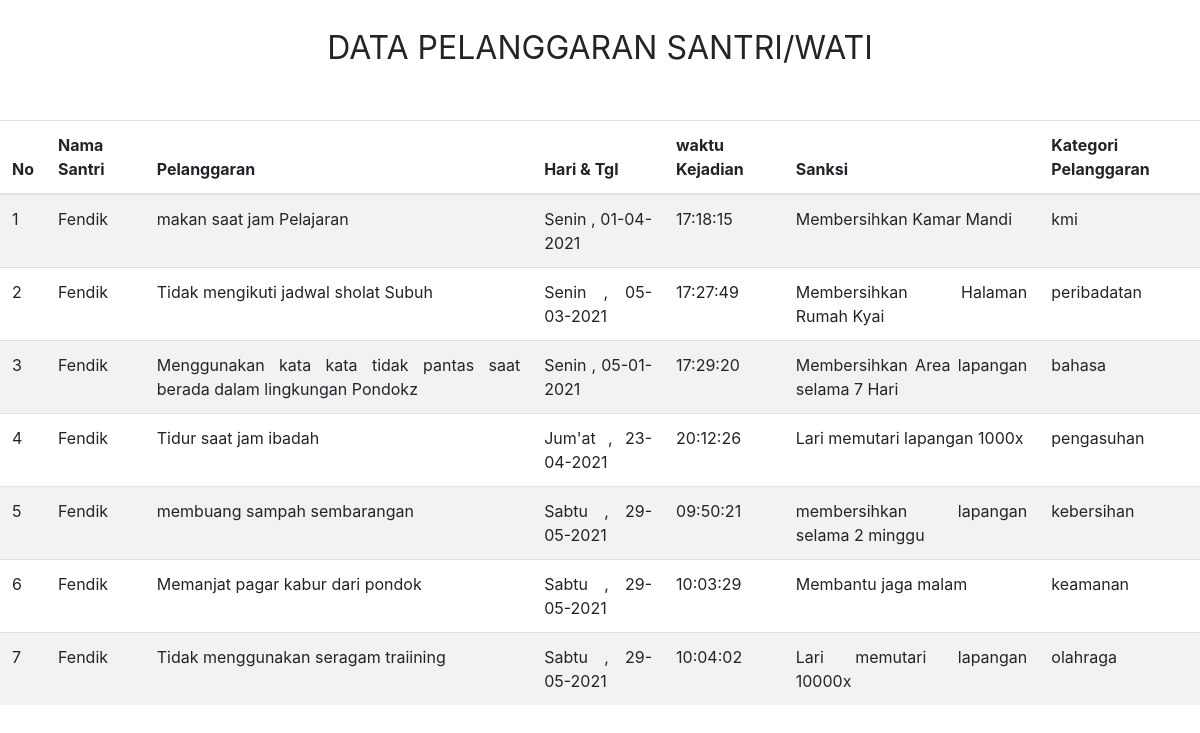
The app's page /index.php/admin/laporan/l_pel, older data.
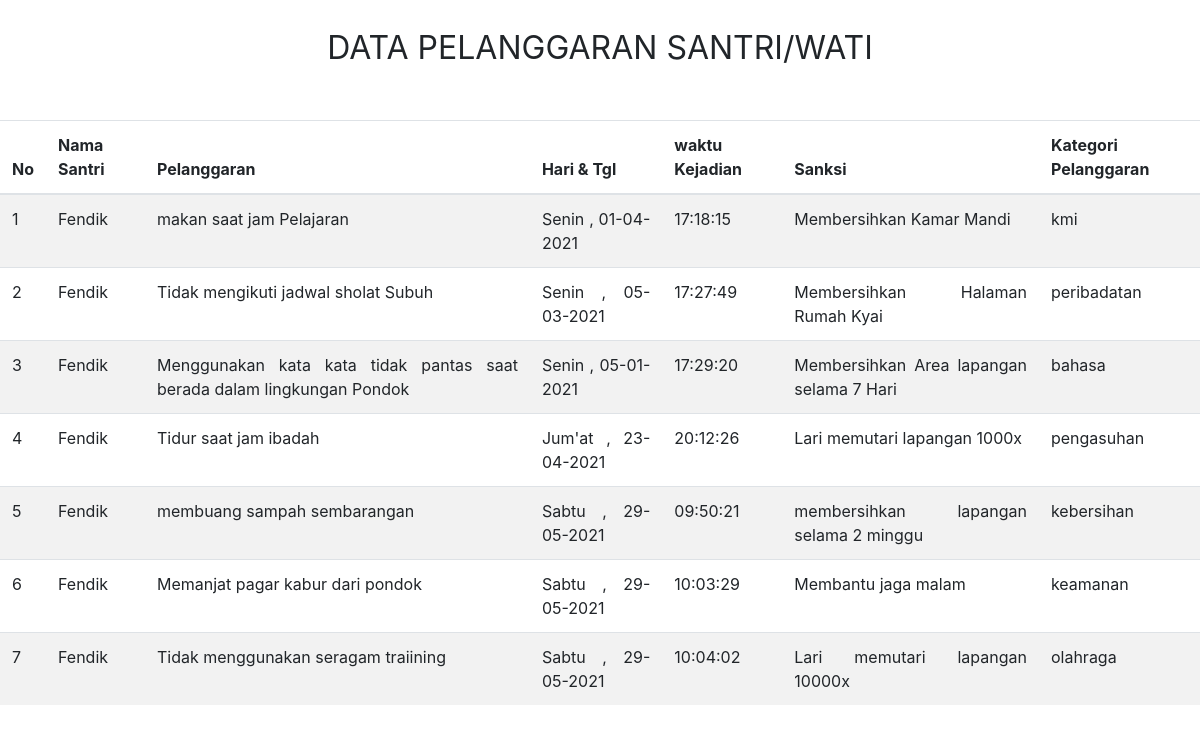
The same page, newer data.
### tables this page shows
CREATE TABLE `tb_pelanggaran` (
  `code_pelanggaran` varchar(125) NOT NULL,
  `pelanggaran` varchar(255) NOT NULL,
  `hari` varchar(125) NOT NULL,
  `tgl` date NOT NULL,
  `waktu` varchar(255) NOT NULL,
  `sanksi` varchar(255) NOT NULL,
  `tingkat` varchar(20) NOT NULL,
  `nis` varchar(255) NOT NULL,
  `sort` varchar(122) NOT NULL
);

CREATE TABLE `tb_dsantri` (
  `nis` varchar(50) NOT NULL,
  `nama` varchar(255) NOT NULL,
  `alamat` varchar(455) NOT NULL,
  `jk` varchar(25) NOT NULL,
  `tempat_lahir` varchar(25) NOT NULL,
  `tgl_lahir` date NOT NULL,
  `code_kamar` varchar(225) NOT NULL,
  `kelas` varchar(45) NOT NULL,
  `keterangan` varchar(255) NOT NULL,
  `foto` varchar(255) NOT NULL,
  `status` varchar(125) NOT NULL,
  `tempat_abituren` varchar(125) NOT NULL
);

### application/controllers/admin/laporan.php (called while the page is built, shortened)
<?php
class Laporan extends CI_Controller
{
	public function __construct()
	{
		$this->load->model('m_guru');
		$this->load->model('m_kamar');
		$this->load->model('m_extra');
		$this->load->model('m_konsulat');
		$this->load->model('m_pelanggaran');
		$this->load->model('m_dsantri');
		$this->load->model('M_tahfidz');
		$this->load->model('m_kelas');
	}
	public function l_pel()
	{
		$a = $this->uri->segment(4);
		if (empty($a)) {
			$data['pel'] = $this->m_pelanggaran->get_App();
			$this->load->view("admin/report/l_pel", $data);
		} else {
			$this->db->where("sort=", $a);
			$data['pel'] = $this->m_pelanggaran->get_App();
			$this->load->view("admin/report/l_pel", $data);
		}
	}
}

### index.php (called while the page is built, shortened)
<?php
require_once BASEPATH.'core/CodeIgniter.php';

### application/models/m_pelanggaran.php (called while the page is built, shortened)
<?php
class M_pelanggaran extends CI_Model
{
	function get_App()
	{
		$this->db->select('*');
		$this->db->from('tb_pelanggaran');
		$this->db->from('tb_dsantri');
		$this->db->where('tb_pelanggaran.nis=tb_dsantri.nis');
		$query = $this->db->get();
		return $query->result();
	}
}

### application/views/admin/report/l_pel.php (the view, shortened to what this page needs)
<!DOCTYPE html>
<html lang="en">
<head>
    <link rel="stylesheet" href="<?= base_url('assets'); ?>/template/css/bootstrap.min.css">
</head>
<body onload="window.print()">
<br>
<center style="font-size:24pt;">DATA PELANGGARAN SANTRI/WATI</center><br><br>
<table border="0" align="center" class="table table-striped">
<thead>
    <tr style="background-color:;height:">
        <th>No</th>
        <th>Nama Santri</th>
        <th>Pelanggaran</th>
        <th>Hari & Tgl</th>
        <th>waktu Kejadian</th>
        <th>Sanksi</th>
        <th>Kategori Pelanggaran</th>
    </tr>
</thead>
    <?php $n = 1; foreach($pel as $key){ ?>
    <tr style="text-align:justify">
        <td><?= $n++; ?></td>
        <td><?= $key->nama ?></td>
        <td><?= $key->pelanggaran ?></td>
        <td><?= $key->hari . ' , ' . date("d-m-Y", strtotime($key->tgl)) ?></td>
        <td><?= $key->waktu ?></td>
        <td><?= $key->sanksi ?></td>
        <td><?= $key->sort ?></td>
    </tr>
    <?php } ?>
</table>
</body>
</html>

Row changes from the older to the newer data that the page shows:
changed tb_pelanggaran "Membersihkan Area lapangan selama 7 Hari": pelanggaran "Menggunakan kata kata tidak pantas saat berada dalam lingkungan Pondokz" → "Menggunakan kata kata tidak pantas saat berada dalam lingkungan Pondok"
